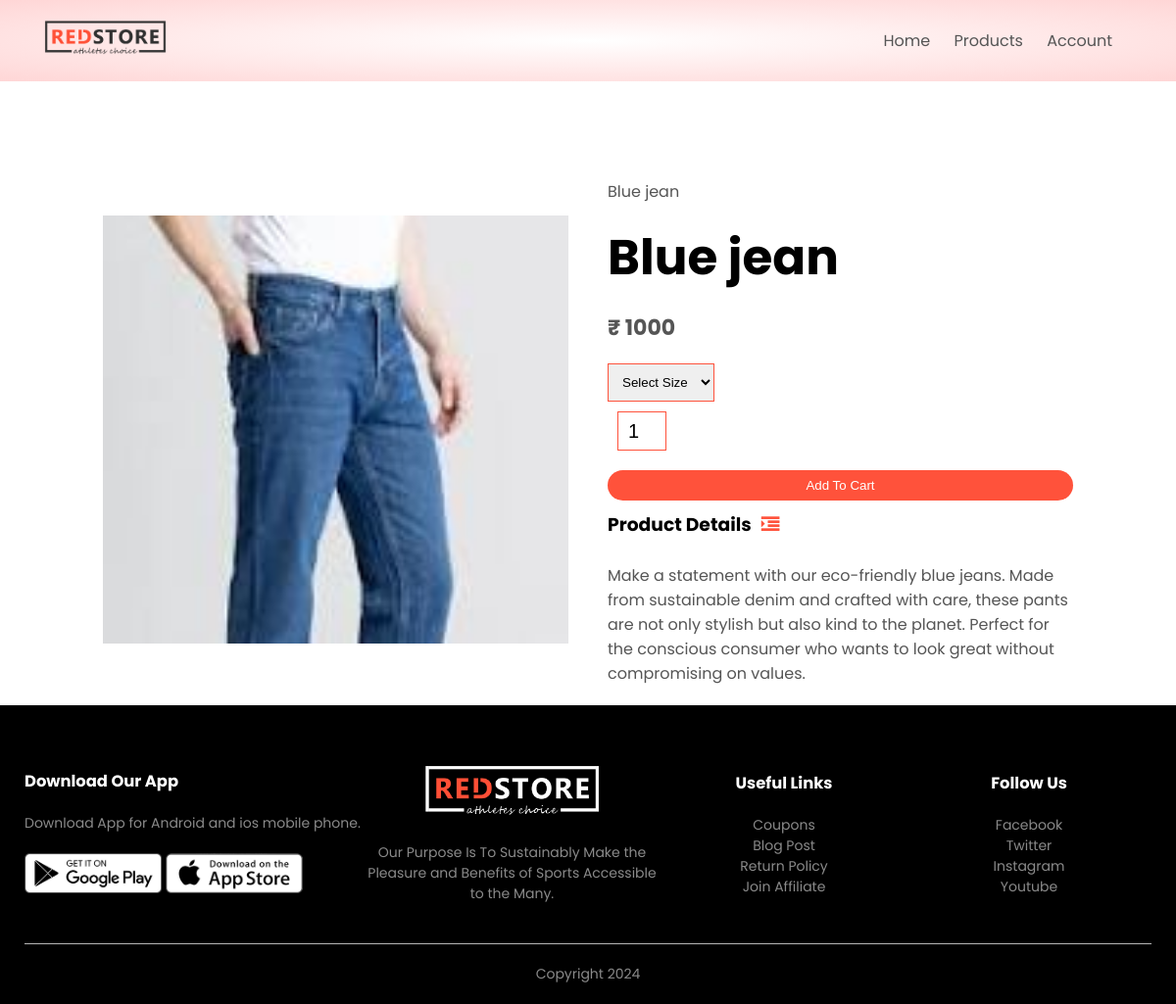
Page /product_detail/3 on the committed database.
### products/models.py (models this page shows, shortened)
class Product(models.Model):
    LIVE=1
    DELETE=0
    DELETE_CHOICES=((LIVE,'Live'),(DELETE,'Delete'))
    title=models.CharField(max_length=300)
    price=models.IntegerField()
    description=models.TextField()
    image=models.ImageField(upload_to='media/')
    priority=models.IntegerField(default=0)
    delete_status=models.IntegerField(choices=DELETE_CHOICES,default=LIVE)
    created_at=models.DateTimeField(auto_now_add=True)
    updated_at=models.DateTimeField(auto_now=True)

### products/views.py (the view)
# urls.py: path('product_detail/<pk>',views.detail_product,name='detail_product')
def detail_product(request,pk):
    product=Product.objects.get(pk=pk)
    context={'product':product}
    return render(request,"product_detail.html",context)

### templates/product_detail.html
{% extends 'blank_layout.html' %}
 {% block content %}
 {% include 'product_description.html'%}
 {% endblock content %}

### templates/product_description.html (shortened to what this page needs)
{% load static %}
<div class="small-container single-product">
    <div class="row">
        <div class="col-2">
            <img src="{{ product.image.url }}" width="100%" id="ProductImg">
        </div>
        <div class="col-2">
            <p>{{ product.title }}</p>
            <h1>{{ product.title }}</h1>
            <h4>₹ {{ product.price }}</h4>
        <form action="{% url 'add_tocart' %}" method="post" enctype="multipart/form-data">
                <select>
                    <option>Select Size</option>
                </select>
                <input type="number" name="quantity" value="1">
                <button type="submit" class="btn">Add To Cart</button>
            </form>
            <h3>Product Details<i class="fa fa-indent"></i></h3>
            <br>
            <p>{{ product.description }}</p>
        </div>
    </div>
</div>

### static/css/style.css (style rules this page uses)
* { margin: 0; padding: 0; box-sizing: border-box; }
body { font-family: 'Poppins', sans-serif; }
p { color: #555; }
.row { display: flex; align-items: center; flex-wrap: wrap; justify-content: space-around; }
.col-2 { flex-basis: 50%; min-width: 300px; }
.col-2 img { max-width: 100%; padding: 50px 0; }
.col-2 h1 { font-size: 50px; line-height: 60px; margin: 25px 0; }
.btn { display: inline-block; background: #ff523b; color: white; padding: 8px 30px; margin: 30px 0; border-radius: 30px; transition: background 0.5s; }
.small-container { max-width: 1080px; margin: auto; padding-left: 25px; padding-right: 25px; }
h4 { color: #555; font-weight: normal; }
select { border: 1px solid #ff523b; padding: 5px; }
.single-product { margin-top: 80px; }
.single-product .col-2 img { padding: 0; }
.single-product .col-2 { padding: 20px; }
.single-product h4 { margin: 20px 0; font-size: 22px; font-weight: bold; }
.single-product select { display: block; padding: 10px; margin-top: 20px; }
.single-product input { width: 50px; height: 40px; padding-left: 10px; font-size: 20px; margin-left: 10px; border: 1px solid #ff523b; margin-right: 10px; }
.single-product .fa { color: #ff523b; margin-left: 10px; }
form input { width: 100%; height: 30px; margin: 10px 0; padding: 0 10px; border: 1px solid #ccc; }
form .btn { width: 100%; border: none; cursor: pointer; margin: 10px 0; }

### rows in the picture
Product: image (picture), title "Blue jean", price "1000", description "Make a statement with our eco-friendly blue jeans. Made from sustainable denim and crafted with care, these pants are not only stylish but also kind to the planet. Perfect for the conscious consumer who wants to look great without compromising on values."
